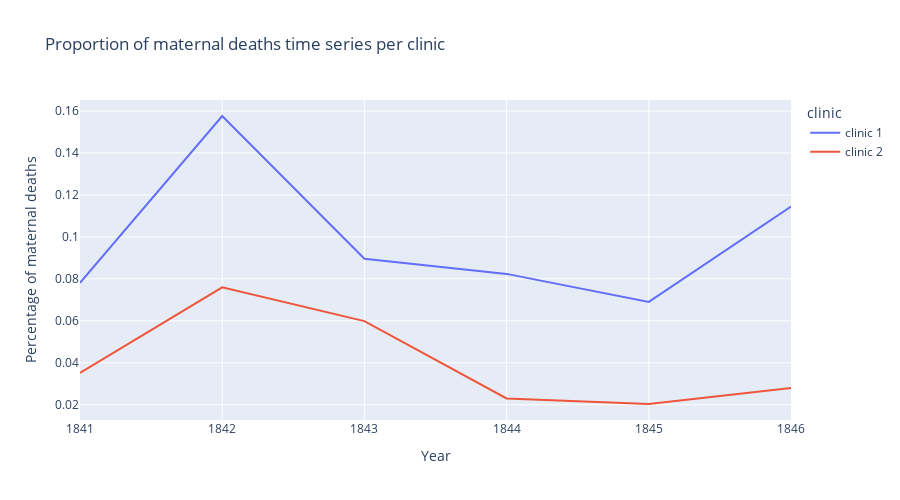

The code cell stored with this chart in its notebook:
### Markdown cell above
### Plotting the Proportion of Yearly Deaths by Clinic

### Code cell
fig = px.line(df_yearly, x="year", y="pct_deaths", color="clinic", title="Proportion of maternal deaths time series per clinic",
                width=900, height=500, 
                labels={"year": "Year",  "pct_deaths": "Percentage of maternal deaths"})
fig.show()

### Figure 1 — Plotly figure (JSON) as saved in the notebook; plotly's stock layout.template omitted (floating-point values rounded to 4 significant figures)
{"data": [{"hovertemplate": "clinic=clinic 1<br>Year=%{x}<br>Percentage of maternal deaths=%{y}<extra></extra>", "legendgroup": "clinic 1", "line": {"color": "#636efa", "dash": "solid"}, "mode": "lines", "name": "clinic 1", "orientation": "v", "showlegend": true, "type": "scatter", "x": [1841, 1842, 1843, 1844, 1845, 1846], "xaxis": "x", "y": [0.07806, 0.1576, 0.08954, 0.08236, 0.06901, 0.1145], "yaxis": "y"}, {"hovertemplate": "clinic=clinic 2<br>Year=%{x}<br>Percentage of maternal deaths=%{y}<extra></extra>", "legendgroup": "clinic 2", "line": {"color": "#EF553B", "dash": "solid"}, "mode": "lines", "name": "clinic 2", "orientation": "v", "showlegend": true, "type": "scatter", "x": [1841, 1842, 1843, 1844, 1845, 1846], "xaxis": "x", "y": [0.03522, 0.07597, 0.05988, 0.023, 0.02036, 0.02797], "yaxis": "y"}], "layout": {"height": 500, "legend": {"title": {"text": "clinic"}, "tracegroupgap": 0}, "title": {"text": "Proportion of maternal deaths time series per clinic"}, "width": 900, "xaxis": {"anchor": "y", "domain": [0, 1], "title": {"text": "Year"}}, "yaxis": {"anchor": "x", "domain": [0, 1], "title": {"text": "Percentage of maternal deaths"}}}}
